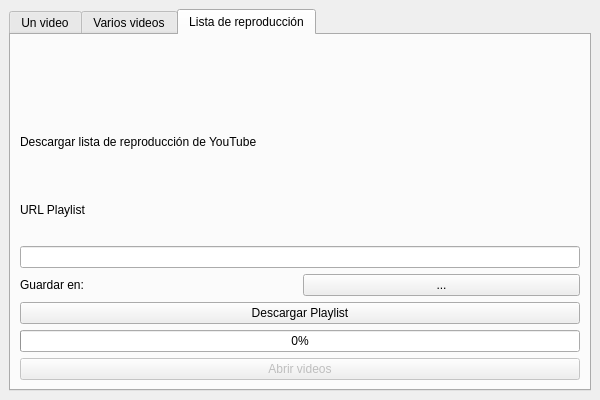
<?xml version="1.0" encoding="UTF-8"?>
<ui version="4.0">
 <class>MainWindow</class>
 <widget class="QMainWindow" name="MainWindow">
  <property name="geometry">
   <rect>
    <x>0</x>
    <y>0</y>
    <width>600</width>
    <height>400</height>
   </rect>
  </property>
  <property name="windowTitle">
   <string>Descargador YouTube</string>
  </property>
  <widget class="QWidget" name="centralwidget">
   <layout class="QVBoxLayout" name="verticalLayout_central">
    <item>
     <widget class="QTabWidget" name="tabWidget">
      <property name="currentIndex">
       <number>2</number>
      </property>
      <widget class="QWidget" name="tab_un_video">
       <attribute name="title">
        <string>Un video</string>
       </attribute>
       <layout class="QVBoxLayout" name="verticalLayout_tab1">
        <item>
         <widget class="QLabel" name="lbl_img_video">
          <property name="text">
           <string/>
          </property>
          <property name="pixmap">
           <pixmap>../assets/images/video.jpg</pixmap>
          </property>
          <property name="scaledContents">
           <bool>false</bool>
          </property>
          <property name="alignment">
           <set>Qt::AlignCenter</set>
          </property>
         </widget>
        </item>
        <item>
         <widget class="QLabel" name="lbl_desc_video">
          <property name="text">
           <string>Descargar un video de YouTube</string>
          </property>
         </widget>
        </item>
        <item>
         <widget class="QLabel" name="lbl_url_video">
          <property name="text">
           <string>URL Video</string>
          </property>
         </widget>
        </item>
        <item>
         <widget class="QLineEdit" name="txt_url_video"/>
        </item>
        <item>
         <layout class="QHBoxLayout" name="horizontalLayout_tab1_path">
          <item>
           <widget class="QLabel" name="lbl_guardar_video">
            <property name="text">
             <string>Guardar en:</string>
            </property>
           </widget>
          </item>
          <item>
           <widget class="QPushButton" name="btn_ruta_video">
            <property name="text">
             <string>...</string>
            </property>
           </widget>
          </item>
         </layout>
        </item>
        <item>
         <widget class="QPushButton" name="btn_descargar_video">
          <property name="text">
           <string>Descargar Video</string>
          </property>
         </widget>
        </item>
        <item>
         <widget class="QProgressBar" name="progress_video">
          <property name="value">
           <number>0</number>
          </property>
         </widget>
        </item>
        <item>
         <widget class="QPushButton" name="btn_abrir_video">
          <property name="enabled">
           <bool>false</bool>
          </property>
          <property name="text">
           <string>Abrir</string>
          </property>
         </widget>
        </item>
       </layout>
      </widget>
      <widget class="QWidget" name="tab_varios_videos">
       <attribute name="title">
        <string>Varios videos</string>
       </attribute>
       <layout class="QVBoxLayout" name="verticalLayout_tab2">
        <item>
         <widget class="QFrame" name="frame_img_varios">
          <property name="frameShape">
           <enum>QFrame::StyledPanel</enum>
          </property>
          <property name="frameShadow">
           <enum>QFrame::Raised</enum>
          </property>
          <layout class="QVBoxLayout" name="layout_frame_varios">
           <item>
            <widget class="QLabel" name="lbl_img_varios">
             <property name="text">
              <string/>
             </property>
             <property name="pixmap">
              <pixmap>../assets/images/videos.jpg</pixmap>
             </property>
             <property name="scaledContents">
              <bool>false</bool>
             </property>
             <property name="alignment">
              <set>Qt::AlignCenter</set>
             </property>
            </widget>
           </item>
          </layout>
         </widget>
        </item>
        <item>
         <widget class="QLabel" name="lbl_doc">
          <property name="text">
           <string>Selecciona tu documento:</string>
          </property>
         </widget>
        </item>
        <item>
         <widget class="QPushButton" name="btn_doc">
          <property name="text">
           <string>...</string>
          </property>
         </widget>
        </item>
        <item>
         <layout class="QHBoxLayout" name="horizontalLayout_tab2_path">
          <item>
           <widget class="QLabel" name="lbl_guardar_varios">
            <property name="text">
             <string>Guardar en:</string>
            </property>
           </widget>
          </item>
          <item>
           <widget class="QPushButton" name="btn_ruta_varios">
            <property name="text">
             <string>...</string>
            </property>
           </widget>
          </item>
         </layout>
        </item>
        <item>
         <widget class="QPushButton" name="btn_descargar_varios">
          <property name="text">
           <string>Descargar Videos</string>
          </property>
         </widget>
        </item>
        <item>
         <widget class="QProgressBar" name="progress_variosVideos">
          <property name="value">
           <number>0</number>
          </property>
         </widget>
        </item>
        <item>
         <widget class="QPushButton" name="btn_abrir_varios">
          <property name="enabled">
           <bool>false</bool>
          </property>
          <property name="text">
           <string>Abrir videos</string>
          </property>
         </widget>
        </item>
       </layout>
      </widget>
      <widget class="QWidget" name="tab_playlist">
       <attribute name="title">
        <string>Lista de reproducción</string>
       </attribute>
       <layout class="QVBoxLayout" name="verticalLayout_tab3">
        <item>
         <widget class="QLabel" name="lbl_img_playlist">
          <property name="text">
           <string/>
          </property>
          <property name="pixmap">
           <pixmap>../assets/images/plylist.png</pixmap>
          </property>
          <property name="scaledContents">
           <bool>false</bool>
          </property>
          <property name="alignment">
           <set>Qt::AlignCenter</set>
          </property>
         </widget>
        </item>
        <item>
         <widget class="QLabel" name="lbl_desc_playlist">
          <property name="text">
           <string>Descargar lista de reproducción de YouTube</string>
          </property>
         </widget>
        </item>
        <item>
         <widget class="QLabel" name="lbl_url_playlist">
          <property name="text">
           <string>URL Playlist</string>
          </property>
         </widget>
        </item>
        <item>
         <widget class="QLineEdit" name="txt_url_playlist"/>
        </item>
        <item>
         <layout class="QHBoxLayout" name="horizontalLayout_tab3_path">
          <item>
           <widget class="QLabel" name="lbl_guardar_playlist">
            <property name="text">
             <string>Guardar en:</string>
            </property>
           </widget>
          </item>
          <item>
           <widget class="QPushButton" name="btn_ruta_playlist">
            <property name="text">
             <string>...</string>
            </property>
           </widget>
          </item>
         </layout>
        </item>
        <item>
         <widget class="QPushButton" name="btn_descargar_playlist">
          <property name="text">
           <string>Descargar Playlist</string>
          </property>
         </widget>
        </item>
        <item>
         <widget class="QProgressBar" name="progress_playlist">
          <property name="value">
           <number>0</number>
          </property>
         </widget>
        </item>
        <item>
         <widget class="QPushButton" name="btn_abrir_playlist">
          <property name="enabled">
           <bool>false</bool>
          </property>
          <property name="text">
           <string>Abrir videos</string>
          </property>
         </widget>
        </item>
       </layout>
      </widget>
     </widget>
    </item>
   </layout>
  </widget>
 </widget>
 <resources/>
 <connections/>
</ui>
